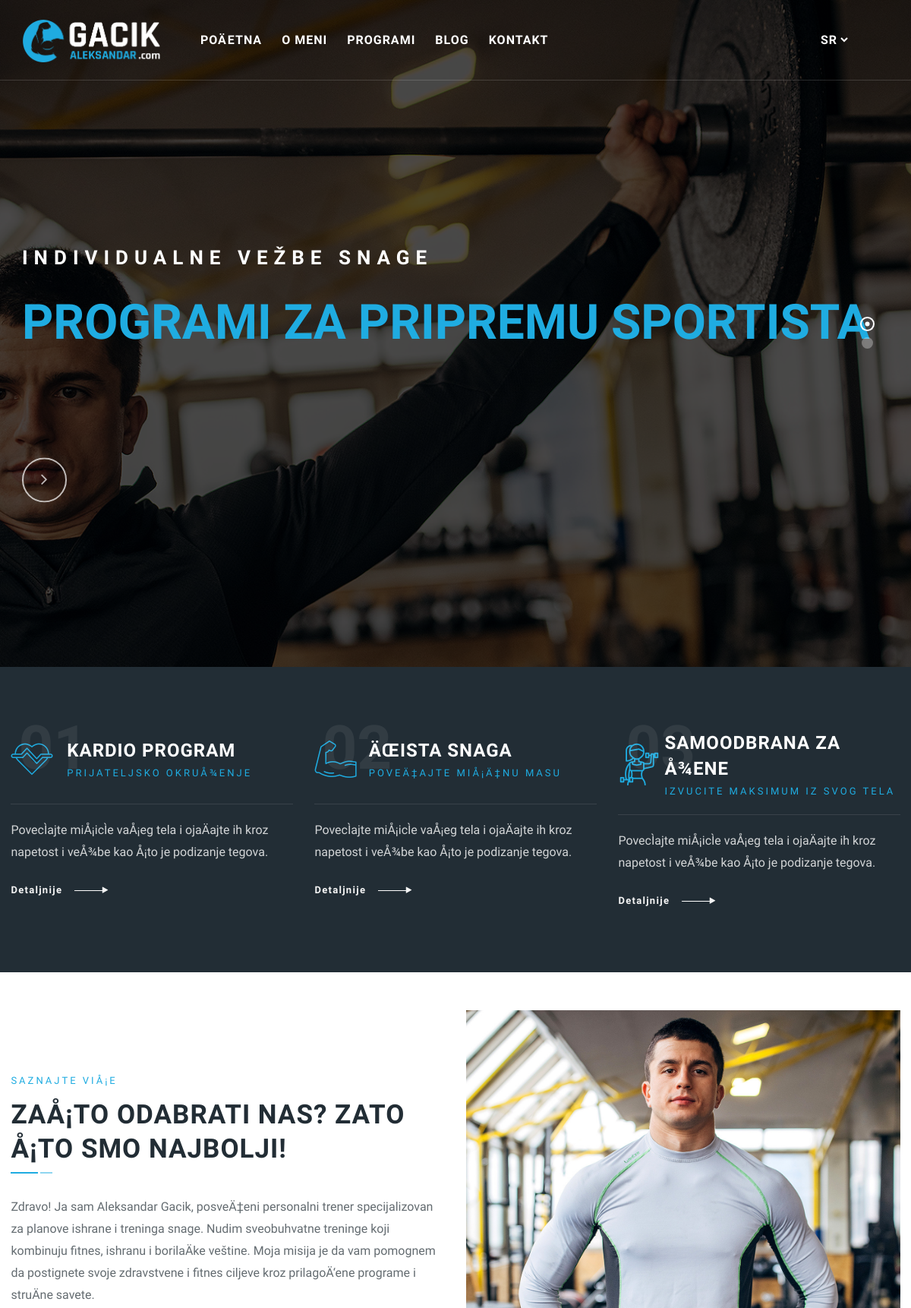
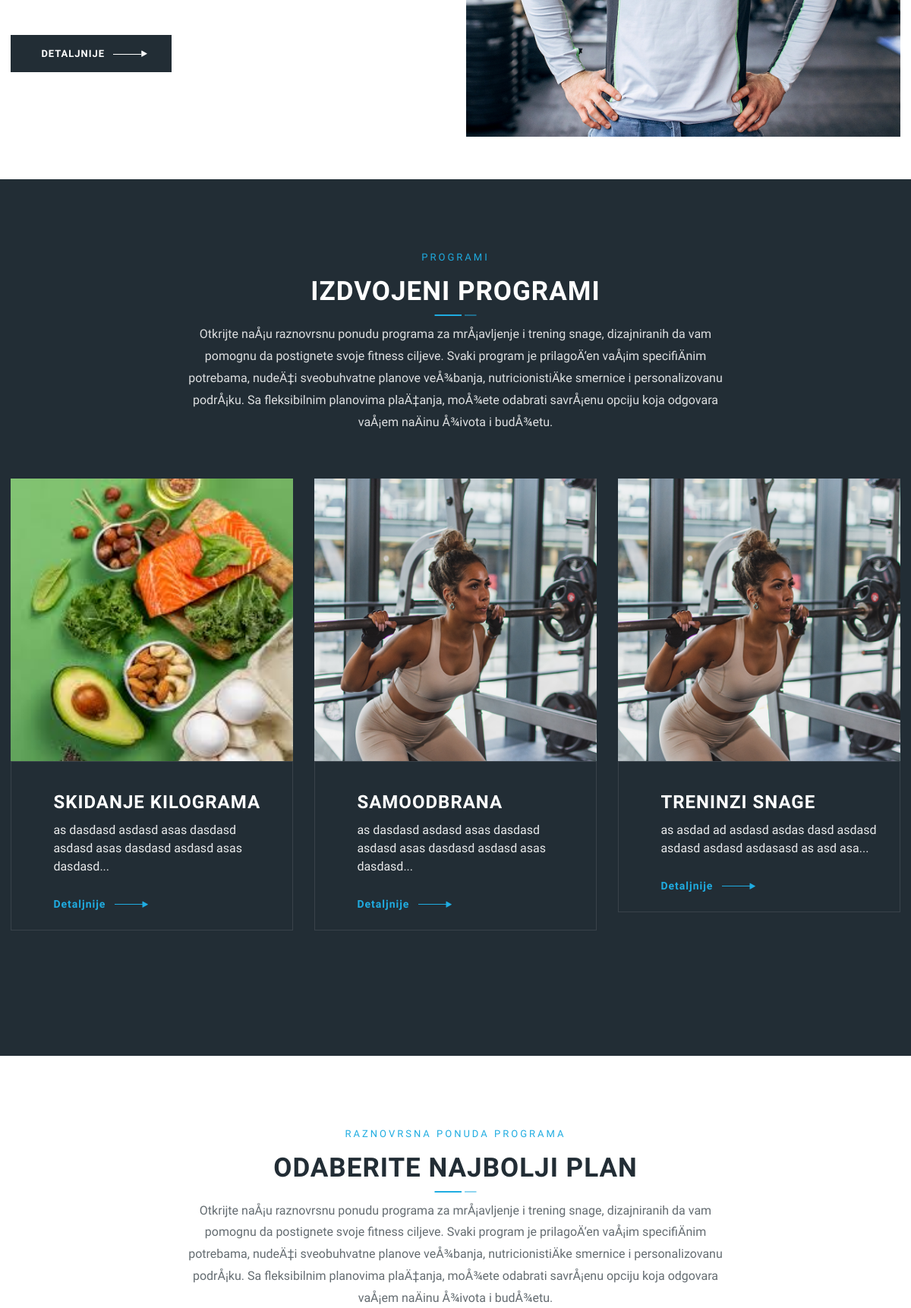
The page / (signed in, upper part) on the database its author committed (2 pictures, top to bottom).
### tables this page shows
CREATE TABLE IF NOT EXISTS `menu_items` (
  `id` int(11) NOT NULL AUTO_INCREMENT,
  `title_sr` varchar(255) NOT NULL,
  `title_en` varchar(255) NOT NULL,
  `link_sr` varchar(255) NOT NULL,
  `link_en` varchar(255) NOT NULL,
  `order` int(11) NOT NULL DEFAULT '0',
  `is_custom` tinyint(1) NOT NULL DEFAULT '0',
  `parent_id` int(11) DEFAULT NULL,
  PRIMARY KEY (`id`)
);

CREATE TABLE IF NOT EXISTS `sliders` (
  `id` int(11) NOT NULL AUTO_INCREMENT,
  `title` varchar(255) NOT NULL,
  `subtitle` varchar(255) NOT NULL,
  `background_image` varchar(255) NOT NULL,
  `link` varchar(255) NOT NULL,
  `language` varchar(10) DEFAULT 'en',
  PRIMARY KEY (`id`)
);

CREATE TABLE IF NOT EXISTS `programs` (
  `id` int(11) NOT NULL AUTO_INCREMENT,
  `title` varchar(255) NOT NULL,
  `subtitle` varchar(255) NOT NULL,
  `icon` varchar(255) NOT NULL,
  `link` varchar(255) NOT NULL,
  `content` text NOT NULL,
  `language` varchar(2) NOT NULL DEFAULT 'sr',
  PRIMARY KEY (`id`)
);

CREATE TABLE IF NOT EXISTS `about` (
  `id` int(11) NOT NULL AUTO_INCREMENT,
  `title` varchar(255) NOT NULL,
  `subtitle` varchar(255) NOT NULL,
  `content` mediumtext NOT NULL,
  `link` varchar(255) NOT NULL,
  `image` varchar(255) NOT NULL,
  `created_at` timestamp NULL DEFAULT CURRENT_TIMESTAMP,
  `language` varchar(2) NOT NULL DEFAULT 'sr',
  PRIMARY KEY (`id`)
);

CREATE TABLE IF NOT EXISTS `services_section` (
  `id` int(11) NOT NULL AUTO_INCREMENT,
  `section_title` varchar(255) DEFAULT NULL,
  `section_subtitle` varchar(255) DEFAULT NULL,
  `section_content` text,
  `language` varchar(2) DEFAULT 'sr',
  PRIMARY KEY (`id`)
);

CREATE TABLE IF NOT EXISTS `services` (
  `id` int(11) NOT NULL AUTO_INCREMENT,
  `title` varchar(255) NOT NULL,
  `icon` varchar(255) NOT NULL,
  `description` text NOT NULL,
  `image` varchar(255) NOT NULL,
  `created_at` timestamp NULL DEFAULT CURRENT_TIMESTAMP,
  `link` varchar(255) NOT NULL,
  `language` varchar(2) DEFAULT 'sr',
  PRIMARY KEY (`id`)
);

CREATE TABLE IF NOT EXISTS `pricing_section` (
  `id` int(11) NOT NULL AUTO_INCREMENT,
  `title` varchar(255) NOT NULL,
  `subtitle` varchar(255) NOT NULL,
  `content` text NOT NULL,
  `language` varchar(2) NOT NULL DEFAULT 'sr',
  PRIMARY KEY (`id`)
);

### pricing.php (the view, shortened to what the rows shown need)
<?php
require 'config.php';
$conn = new mysqli(DB_HOST, DB_USER, DB_PASS, DB_NAME);
$sql = "SELECT title, subtitle, content FROM pricing_section WHERE language = ? LIMIT 1";
$stmt = $conn->prepare($sql);
$stmt->bind_param("s", $lang);
$stmt->execute();
$result = $stmt->get_result();
$pricingSection = $result->fetch_assoc();
$title = isset($pricingSection['title']) ? $pricingSection['title'] : '';
$subtitle = isset($pricingSection['subtitle']) ? $pricingSection['subtitle'] : '';
$content = isset($pricingSection['content']) ? $pricingSection['content'] : '';
?>
<section class="section-md">
  <div class="container">
    <div class="pbmit-heading-subheading text-center">
      <h4 class="pbmit-subtitle"><?php echo htmlspecialchars($subtitle); ?></h4>
      <h2 class="pbmit-title"><?php echo htmlspecialchars($title); ?></h2>
      <div class="pbmit-content-wrapper">
        <p><?php echo htmlspecialchars($content); ?></p>
      </div>
    </div>
  </div>
</section>

### header.php (shortened to what the rows shown need)
<?php
require 'config.php';
$current_page = basename($_SERVER['REQUEST_URI'], ".php");
$current_slug = '';
if (!in_array($current_page, ['index', 'about-us', 'our-services', 'our-pricing', 'our-trainers', 'trainer-details', 'faq', 'portfolio-style-1', 'portfolio-style-2', 'portfolio-single', 'classes', 'classes-details', 'blog', 'contacts'])) {
    $current_slug = basename($_SERVER['REQUEST_URI']);
    $current_page = 'content';
}
$conn = new mysqli(DB_HOST, DB_USER, DB_PASS, DB_NAME);
$sql = "SELECT id, title_sr, title_en, link_sr, link_en, is_custom, parent_id FROM menu_items ORDER BY `order`";
$result = $conn->query($sql);
$menu_items = [];
if ($result->num_rows > 0) {
    while ($row = $result->fetch_assoc()) {
        $menu_items[] = $row;
    }
}
function buildMenuTree($menu_items, $parent_id = null)
{
    $branch = [];
    foreach ($menu_items as $item) {
        if ($item['parent_id'] == $parent_id) {
            $children = buildMenuTree($menu_items, $item['id']);
            if ($children) {
                $item['children'] = $children;
            }
            $branch[] = $item;
        }
    }
    return $branch;
}
$menu_tree = buildMenuTree($menu_items);
?>
<div class="pbmit-header-overlay">
    <div class="site-header-menu">
        <div class="container-fluid p-0">
            <div class="row g-0">
                <div class="col-md-12">
                    <div class="d-flex align-items-center justify-content-between">
                        <div class="d-flex justify-content-between align-items-center">
                            <div class="site-navigation">
                                <nav class="main-menu navbar-expand-xl navbar-light">
                                    <div class="collapse navbar-collapse clearfix show" id="pbmit-menu">
                                        <div class="pbmit-menu-wrap">
                                            <ul class="navigation clearfix">
                                                <?php
                                                function renderMenu($items, $current_page, $current_slug, $lang)
                                                {
                                                    foreach ($items as $item) {
                                                        $active_class = ($current_page == basename($item['link_sr'], ".php") || $current_slug == $item['link_sr']) ? 'active' : '';
                                                        $link = $lang == 'en' ? $item['link_en'] : $item['link_sr'];
                                                        $title = $lang == 'en' ? $item['title_en'] : $item['title_sr'];
                                                        echo '<li class="dropdown ' . $active_class . '">';
                                                        echo '<a href="' . $link . '">' . $title . '</a>';
                                                        echo '</li>';
                                                    }
                                                }
                                                renderMenu($menu_tree, $current_page, $current_slug, $lang);
                                                ?>
                                            </ul>
                                        </div>
                                    </div>
                                </nav>
                            </div>
                        </div>
                    </div>
                </div>
            </div>
        </div>
    </div>
</div>

### slider.php (shortened to what the rows shown need)
<?php
require 'config.php';
$conn = new mysqli(DB_HOST, DB_USER, DB_PASS, DB_NAME);
$sql = "SELECT id, title, subtitle, background_image, link FROM sliders WHERE language = ?";
$stmt = $conn->prepare($sql);
$stmt->bind_param("s", $lang);
$stmt->execute();
$result = $stmt->get_result();
$sliders = [];
if ($result->num_rows > 0) {
  while ($row = $result->fetch_assoc()) {
    $sliders[] = $row;
  }
}
?>
<rs-module-wrap id="rev_slider_1_1_wrapper" data-alias="Home-Slider-1" data-source="gallery" style="visibility:hidden;background:#222d35;padding:0;margin:0px auto;margin-top:0;margin-bottom:0;">
  <rs-module id="rev_slider_1_1" data-version="6.5.19">
    <rs-slides>
      <?php foreach ($sliders as $index => $slider) : ?>
        <rs-slide style="position: absolute;" data-key="rs-<?php echo $index; ?>" data-title="Slide" data-thumb="revolution/images/slider01-1a-50x100.jpg" data-anim="ms:1000;r:0;" data-in="o:0;" data-out="a:false;">
          <div class="overlay"></div>
          <rs-layer id="slider-<?php echo $index; ?>-layer-0" data-type="text" data-rsp_ch="on" data-xy="xo:30px;yo:374px,374px,374px,175px;" data-text="s:100,100,100,40;l:100,100,100,40;ls:3px,3px,3px,2px;fw:700;" data-frame_0="x:50,50,50,19;" data-frame_1="st:1490;sp:1000;sR:1490;" data-frame_999="o:0;st:w;sR:6510;" style="z-index:9;font-family:'Rajdhani';text-transform:uppercase;"><span class="pbmit-skincolor"><?php echo htmlspecialchars($slider['title']); ?></span>
          </rs-layer>
          <rs-layer id="slider-<?php echo $index; ?>-layer-1" data-type="text" data-xy="xo:30px;yo:334px,334px,334px,152px;" data-text="w:normal;s:26,26,26,18;l:28,28,28,18;ls:8px,8px,8px,3px;fw:700;" data-rsp_bd="off" data-frame_0="x:-50,-50,-50,-19;" data-frame_1="st:1050;sp:1000;sR:1050;" data-frame_999="o:0;st:w;sR:6950;" style="z-index:8;font-family:'Rajdhani';text-transform:uppercase;"><?php echo htmlspecialchars($slider['subtitle']); ?>
          </rs-layer>
          <rs-layer id="slider-<?php echo $index; ?>-layer-2" data-type="button" data-rsp_ch="on" data-xy="xo:30px;yo:603px,603px,603px,266px;" data-text="w:normal;s:25,25,25,14;l:55,55,55,25;a:center;" data-dim="w:60px,60px,60px,27px;h:60px,60px,60px,27px;minw:60px,60px,60px,none;minh:60px,60px,60px,none;" data-border="bos:solid;boc:#ffffff;bow:2px,2px,2px,2px;bor:50%,50%,50%,50%;" data-frame_0="x:0,0,0,0px;y:50,50,50,23px;" data-frame_1="x:0,0,0,0px;y:0,0,0,0px;st:2220;sp:1000;sR:2220;" data-frame_999="o:0;st:w;sR:5780;" style="z-index:10;background-color:rgba(255,255,255,0);font-family:'Roboto';text-transform:uppercase;"><i class="fa-angle-right"></i>
          </rs-layer>
        </rs-slide>
      <?php endforeach; ?>
    </rs-slides>
  </rs-module>
</rs-module-wrap>

### programs.php (shortened to what the rows shown need)
<?php
require 'config.php';
$conn = new mysqli(DB_HOST, DB_USER, DB_PASS, DB_NAME);
$sql = "SELECT title, subtitle, icon, link, content FROM programs WHERE language = ?";
$stmt = $conn->prepare($sql);
$stmt->bind_param("s", $lang);
$stmt->execute();
$result = $stmt->get_result();
$programs = [];
if ($result->num_rows > 0) {
  while ($row = $result->fetch_assoc()) {
    $programs[] = $row;
  }
}
?>
<section class="iconbox-section-one pbmit-bg-color-blackish">
  <div class="container">
    <div class="row">
      <?php foreach ($programs as $program) : ?>
        <div class="col-md-4">
          <div class="pbmit-ihbox-style-3">
            <div class="pbmit-ihbox-inner">
              <div class="pbmit-ihbox-table">
                <div class="pbmit-ihbox-icon pbmit-icon-skincolor">
                  <div class="pbmit-ihbox-icon-wrapper">
                    <i class="pbmit-gimox-business-icon pbmit-gimox-business-icon-<?php echo htmlspecialchars($program['icon']); ?>"></i>
                  </div>
                </div>
                <div class="pbmit-vc_general pbmit-vc_cta3">
                  <div class="pbmit-vc_cta3_content-container">
                    <div class="pbmit-vc_cta3-content">
                      <div class="pbmit-vc_cta3-content-header pbmit-wrap">
                        <div class="pbmit-vc_cta3-headers pbmit-wrap-cell">
                          <h2 class="pbmit-custom-heading"><?php echo htmlspecialchars($program['title']); ?></h2>
                          <h4 class="pbmit-custom-heading"><?php echo htmlspecialchars($program['subtitle']); ?></h4>
                        </div>
                      </div>
                    </div>
                  </div>
                </div>
              </div>
              <div class="pbmit-ihbox-contents">
                <div class="pbmit-cta3-content-wrapper"><?php echo htmlspecialchars($program['content']); ?></div>
                <div class="pbmit-vc_btn3-container pbmit-vc_btn3-inline">
                  <a class="pbmit-vc_general pbmit-vc_btn3" href="<?php echo htmlspecialchars($program['link']); ?>" title="">
                    <span><?php echo $translations['read-more']; ?></span>
                  </a>
                </div>
              </div>
            </div>
          </div>
        </div>
      <?php endforeach; ?>
    </div>
  </div>
</section>

### about.php (shortened to what the rows shown need)
<?php
require 'config.php';
$conn = new mysqli(DB_HOST, DB_USER, DB_PASS, DB_NAME);
$sql = "SELECT title, subtitle, content, link, image FROM about WHERE language = ? LIMIT 1";
$stmt = $conn->prepare($sql);
$stmt->bind_param("s", $lang);
$stmt->execute();
$result = $stmt->get_result();
$title = '';
$subtitle = '';
$content = '';
$image = '';
if ($result && $result->num_rows > 0) {
  $about = $result->fetch_assoc();
  $title = isset($about['title']) ? $about['title'] : '';
  $subtitle = isset($about['subtitle']) ? $about['subtitle'] : '';
  $content = isset($about['content']) ? $about['content'] : '';
  $image = isset($about['image']) ? $about['image'] : '';
}
?>
<section class="about-us-section-one">
  <div class="container">
    <div class="row">
      <div class="col-md-12 col-lg-6">
        <div class="about-us-one-content">
          <div class="pbmit-heading-subheading">
            <h4 class="pbmit-subtitle"><?php echo htmlspecialchars($subtitle); ?></h4>
            <h2 class="pbmit-title"><?php echo htmlspecialchars($title); ?></h2>
          </div>
          <div><?php echo ($content); ?></div>
        </div>
      </div>
      <div class="col-md-12 col-lg-6">
        <div class="about-us-one-img">
          <img src="uploads/<?php echo htmlspecialchars($image); ?>" class="img-fluid" alt="">
        </div>
      </div>
    </div>
  </div>
</section>

### services.php (shortened to what the rows shown need)
<?php
require 'config.php';
$conn = new mysqli(DB_HOST, DB_USER, DB_PASS, DB_NAME);
$section_sql = "SELECT section_title, section_subtitle, section_content FROM services_section WHERE language = ?";
$stmt = $conn->prepare($section_sql);
$stmt->bind_param("s", $lang);
$stmt->execute();
$section_result = $stmt->get_result();
$section = $section_result->fetch_assoc();
$sql = "SELECT title, icon, description, image, link FROM services WHERE language = ?";
$stmt = $conn->prepare($sql);
$stmt->bind_param("s", $lang);
$stmt->execute();
$result = $stmt->get_result();
$services = [];
if ($result->num_rows > 0) {
  while ($row = $result->fetch_assoc()) {
    $services[] = $row;
  }
}
function getExcerpt($str, $length = 70)
{
  return strlen($str) > $length ? substr($str, 0, $length) . '...' : $str;
}
?>
<section class="service-two pbmit-bg-color-blackish">
  <div class="container">
    <div class="pbmit-heading-subheading text-center">
      <h4 class="pbmit-subtitle"><?php echo htmlspecialchars($section['section_subtitle'] ?? 'OUR CLASSES'); ?></h4>
      <h2 class="pbmit-title text-white"><?php echo htmlspecialchars($section['section_title'] ?? 'OUR FEATURED CLASSES'); ?></h2>
      <div class="pbmit-content-wrapper">
        <p><?php echo htmlspecialchars($section['section_content'] ?? 'Fitness is not about being better than someone. Fitness is about being better than the person you were yesterday. Whether you are there to burn off some calories or are training.'); ?></p>
      </div>
    </div>
    <div class="row">
      <?php foreach ($services as $service) : ?>
        <div class="col-md-6 col-lg-4">
          <article class="pbmit-box-service pbmit-servicebox-style-2">
            <div class="pbmit-post-item">
              <div class="pbmit-overlay">
                <a href="<?php echo htmlspecialchars($service['link']); ?>">
                  <span class="pbmit-item-thumbnail">
                    <span class="pbmit-item-thumbnail-inner">
                      <img src="<?php echo htmlspecialchars($service['image']); ?>" class="img-fluid" width="100%" alt="">
                    </span>
                  </span>
                </a>
              </div>
              <div class="pbmit-box-content">
                <div class="pbmit-box-content-inner">
                  <div class="pbmit-pf-box-title">
                  </div>
                  <div class="pbmit-des">
                    <h3><a href="<?php echo htmlspecialchars($service['link']); ?>"><?php echo htmlspecialchars($service['title']); ?></a></h3>
                    <div class="pbmit-service-content">
                      <p><?php echo htmlspecialchars(getExcerpt($service['description'])); ?></p>
                    </div>
                    <div class="pbmit-box-link pbmit-vc_btn3">
                      <a href="<?php echo htmlspecialchars($service['link']); ?>"><?php echo $translations['read-more']; ?></a>
                    </div>
                  </div>
                </div>
              </div>
            </div>
          </article>
        </div>
      <?php endforeach; ?>
    </div>
  </div>
</section>

### rows shown on the page
menu_items: title_sr "POÄETNA"
menu_items: title_sr "O MENI"
menu_items: title_sr "PROGRAMI"
menu_items: title_sr "BLOG"
menu_items: title_sr "KONTAKT"
sliders: title "PROGRAMI ZA PRIPREMU SPORTISTA", subtitle "INDIVIDUALNE VEŽBE SNAGE"
programs: title "KARDIO PROGRAM", subtitle "PRIJATELJSKO OKRUÅ¾ENJE", content "PovecÌajte miÅ¡icÌe vaÅ¡eg tela i ojaÄajte ih kroz napetost i veÅ¾be kao Å¡to je podizanje tegova."
programs: title "ÄŒISTA SNAGA", subtitle "POVEÄ‡AJTE MIÅ¡Ä‡NU MASU", content "PovecÌajte miÅ¡icÌe vaÅ¡eg tela i ojaÄajte ih kroz napetost i veÅ¾be kao Å¡to je podizanje tegova."
programs: title "SAMOODBRANA ZA Å¾ENE", subtitle "IZVUCITE MAKSIMUM IZ SVOG TELA", content "PovecÌajte miÅ¡icÌe vaÅ¡eg tela i ojaÄajte ih kroz napetost i veÅ¾be kao Å¡to je podizanje tegova."
about: subtitle "SAZNAJTE VIÅ¡E", title "ZAÅ¡TO ODABRATI NAS? ZATO Å¡TO SMO NAJBOLJI!", content "Zdravo! Ja sam Aleksandar Gacik, posveÄ‡eni personalni trener specijalizovan za planove ishrane i treninga snage. Nudim sveobuhvatne treninge koji kombinuju fitnes, ishranu i borilaÄke veštine. Moja misija je da vam pomognem da postignete svoje zdravstvene i fitnes ciljeve kroz prilagoÄ‘ene programe i struÄne savete.", image (picture)
services_section: section_subtitle "PROGRAMI", section_title "IZDVOJENI PROGRAMI", section_content "Otkrijte naÅ¡u raznovrsnu ponudu programa za mrÅ¡avljenje i trening snage, dizajniranih da vam pomognu da postignete svoje fitness ciljeve. Svaki program je prilagoÄ‘en vaÅ¡im specifiÄnim potrebama, nudeÄ‡i sveobuhvatne planove veÅ¾banja, nutricionistiÄke smernice i personalizovanu podrÅ¡ku. Sa fleksibilnim planovima plaÄ‡anja, moÅ¾ete odabrati savrÅ¡enu opciju koja odgovara vaÅ¡em naÄinu Å¾ivota i budÅ¾etu."
services: image (picture), title "SKIDANJE KILOGRAMA", description "as dasdasd asdasd asas dasdasd asdasd asas dasdasd asdasd asas dasdasd..."
services: image (picture), title "SAMOODBRANA", description "as dasdasd asdasd asas dasdasd asdasd asas dasdasd asdasd asas dasdasd..."
services: image (picture), title "TRENINZI SNAGE", description "as asdad ad asdasd asdas dasd asdasd asdasd asdasd asdasasd as asd asa..."
pricing_section: subtitle "RAZNOVRSNA PONUDA PROGRAMA", title "ODABERITE NAJBOLJI PLAN", content "Otkrijte naÅ¡u raznovrsnu ponudu programa za mrÅ¡avljenje i trening snage, dizajniranih da vam pomognu da postignete svoje fitness ciljeve. Svaki program je prilagoÄ‘en vaÅ¡im specifiÄnim potrebama, nudeÄ‡i sveobuhvatne planove veÅ¾banja, nutricionistiÄke smernice i personalizovanu podrÅ¡ku. Sa fleksibilnim planovima plaÄ‡anja, moÅ¾ete odabrati savrÅ¡enu opciju koja odgovara vaÅ¡em naÄinu Å¾ivota i budÅ¾etu."

### other values the page prints
$translations['read-more'] "DETALJNIJE"
